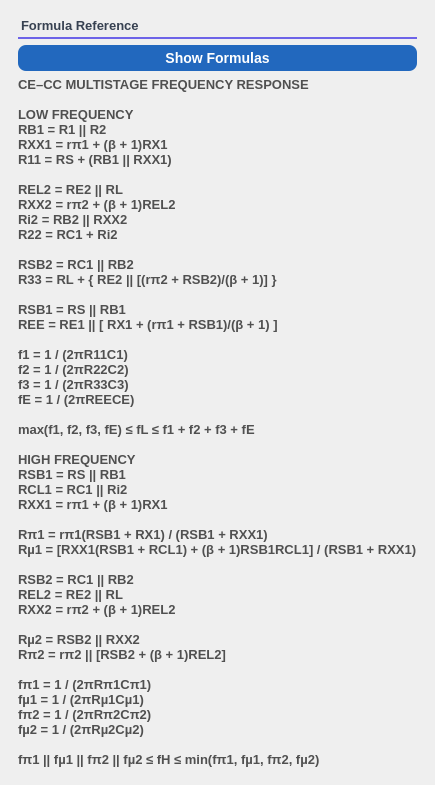
      <widget class="QFrame" name="frameFormula">
       <property name="styleSheet">
        <string notr="true">#frameFormula { 
	background-color: #ffffff; 
	border-right: 1px solid #e5e7eb;
    background-color: white;
    border: 1px solid #e5e7eb;
    border-radius: 14px;
}
</string>
       </property>
       <property name="card" stdset="0">
        <bool>true</bool>
       </property>
       <layout class="QVBoxLayout" name="verticalLayoutFormula">
        <property name="leftMargin">
         <number>18</number>
        </property>
        <property name="topMargin">
         <number>18</number>
        </property>
        <property name="rightMargin">
         <number>18</number>
        </property>
        <property name="bottomMargin">
         <number>18</number>
        </property>
        <item>
         <widget class="QLabel" name="labelFormulaTitle">
          <property name="sizePolicy">
           <sizepolicy hsizetype="Preferred" vsizetype="Fixed">
            <horstretch>0</horstretch>
            <verstretch>0</verstretch>
           </sizepolicy>
          </property>
          <property name="styleSheet">
           <string notr="true">QLabel {
    color: #374151;
    font-size: 13px;
    font-weight: 600;
	background-color: transparent;
    padding-bottom: 4px;
    border: none;
    border-bottom: 2px solid #6D63E8;
	
	
	font: 13pt &quot;Rockwell&quot;;
}</string>
          </property>
          <property name="text">
           <string>Formula Reference</string>
          </property>
          <property name="sectionTitle" stdset="0">
           <bool>true</bool>
          </property>
         </widget>
        </item>
        <item>
         <widget class="QPushButton" name="pushButtonShowFormulas">
          <property name="styleSheet">
           <string notr="true">QPushButton {
    /* Your original blue */
    background-color: rgb(34, 104, 190); 
    color: white;
    border: none;
    border-radius: 8px;
    font-size: 14px;
    font-weight: 600;
    padding: 5px 20px;
}

QPushButton:hover {
    /* A slightly brighter, more vibrant version of your blue */
    background-color: rgb(46, 126, 219); 
}

QPushButton:pressed {
    /* A deeper, more saturated version for tactile feedback */
    background-color: rgb(26, 86, 161); 
}

QPushButton:disabled {
    background-color: #e2e8f0;
    color: #94a3b8;
}</string>
          </property>
          <property name="text">
           <string>Show Formulas</string>
          </property>
         </widget>
        </item>
        <item>
         <widget class="QLabel" name="labelFormulaText">
          <property name="styleSheet">
           <string notr="true">QLabel {
    color: rgb(80, 80, 80);                  /* soft dark gray */
    font-size: 13px;
    font-weight: 500;
    font-family: &quot;Segoe UI&quot;, &quot;Roboto&quot;, sans-serif;
}</string>
          </property>
          <property name="text">
           <string>CE–CC MULTISTAGE FREQUENCY RESPONSE

LOW FREQUENCY
RB1 = R1 || R2
RXX1 = rπ1 + (β + 1)RX1
R11 = RS + (RB1 || RXX1)

REL2 = RE2 || RL
RXX2 = rπ2 + (β + 1)REL2
Ri2 = RB2 || RXX2
R22 = RC1 + Ri2

RSB2 = RC1 || RB2
R33 = RL + { RE2 || [(rπ2 + RSB2)/(β + 1)] }

RSB1 = RS || RB1
REE = RE1 || [ RX1 + (rπ1 + RSB1)/(β + 1) ]

f1 = 1 / (2πR11C1)
f2 = 1 / (2πR22C2)
f3 = 1 / (2πR33C3)
fE = 1 / (2πREECE)

max(f1, f2, f3, fE) ≤ fL ≤ f1 + f2 + f3 + fE

HIGH FREQUENCY
RSB1 = RS || RB1
RCL1 = RC1 || Ri2
RXX1 = rπ1 + (β + 1)RX1

Rπ1 = rπ1(RSB1 + RX1) / (RSB1 + RXX1)
Rµ1 = [RXX1(RSB1 + RCL1) + (β + 1)RSB1RCL1] / (RSB1 + RXX1)

RSB2 = RC1 || RB2
REL2 = RE2 || RL
RXX2 = rπ2 + (β + 1)REL2

Rµ2 = RSB2 || RXX2
Rπ2 = rπ2 || [RSB2 + (β + 1)REL2]

fπ1 = 1 / (2πRπ1Cπ1)
fµ1 = 1 / (2πRµ1Cµ1)
fπ2 = 1 / (2πRπ2Cπ2)
fµ2 = 1 / (2πRµ2Cµ2)

fπ1 || fµ1 || fπ2 || fµ2 ≤ fH ≤ min(fπ1, fµ1, fπ2, fµ2)</string>
          </property>
          <property name="wordWrap">
           <bool>true</bool>
          </property>
         </widget>
        </item>
       </layout>
      </widget>
